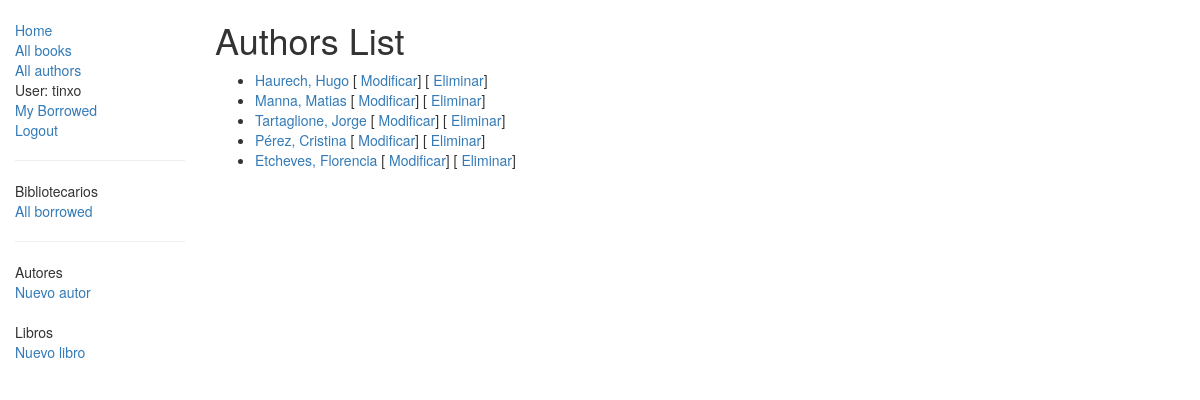
Page /catalog/authors/ (signed in) on the earlier database version.
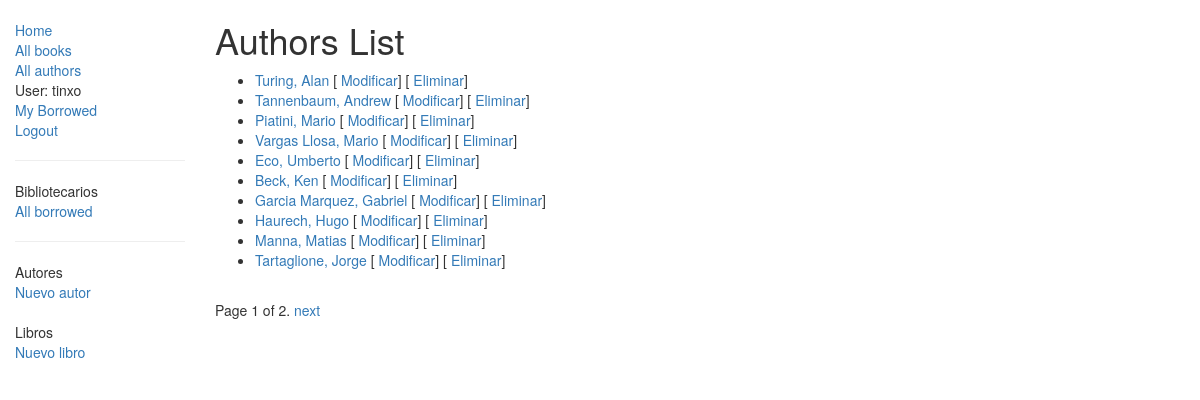
Same page on the later database version.
### catalog/models.py (models this page shows)
class Author(models.Model):
    first_name = models.CharField(max_length=100)
    last_name = models.CharField(max_length=100)
    date_of_birth = models.DateField(null=True, blank=True)
    date_of_death = models.DateField('died', null=True, blank=True)
    def get_absolute_url(self):
        return reverse('author-detail', args=[str(self.id)])
    def __str__(self):
        return '{0}, {1}'.format(self.last_name, self.first_name)
    class Meta:
        ordering = ['-id']
        permissions = (
            ("can_add_mod_del_authors", "Add, modify or delete authors"),
        )

### catalog/views.py (the view)
class AuthorListView(LoginRequiredMixin, generic.ListView):
    model = Author
    template_name = 'author_list.html'
    paginate_by = 10
    def get_queryset(self):
        return Author.objects.all()
    def get_context_data(self, **kwargs):
        context = super(AuthorListView, self).get_context_data(**kwargs)
        return context

### catalog/templates/catalog/author_list.html
{% extends "base_generic.html" %}
{% block content %}
    <h1>Authors List</h1>
    {% if author_list %}
    <ul>
      {% for author in author_list %}
      <li>
        <a href="{{ author.get_absolute_url }}"> {{ author }}</a>
        {% if perms.catalog.can_add_mod_del_authors %}
          [<a href="{% url 'author_update' author.pk %}"> Modificar</a>]
          [<a href="{% url 'author_delete' author.pk %}"> Eliminar</a>]
        {% endif %}
      </li>
      {% endfor %}
    </ul>
    {% else %}
      <p>There are no authors registered in the library.</p>
    {% endif %}
{% endblock %}

### catalog/templates/base_generic.html (shortened to what this page needs)
<!DOCTYPE html>
<html lang="en">
<head>
    <link rel="stylesheet" href="https://maxcdn.bootstrapcdn.com/bootstrap/3.3.7/css/bootstrap.min.css">
    {% load static %}
    <link rel="stylesheet" href="{% static 'css/styles.css' %}">
</head>
<body>
    <div class="container-fluid">
        <div class="row">
            <div class="col-sm-2">
                {% block sidebar %}
                <ul class="sidebar-nav">
                    <li><a href="{% url 'index' %}">Home</a></li>
                    <li><a href="{% url 'books' %}">All books</a></li>
                    <li><a href="{% url 'authors' %}">All authors</a></li>
                    {% if user.is_authenticated %}
                    <li>User: {{ user.get_username }}</li>
                    <li><a href="{% url 'my-borrowed' %}">My Borrowed</a></li>
                    <li><a href="{% url 'logout'%}?next={{request.path}}">Logout</a></li>
                    {% else %}
                    <li><a href="{% url 'login'%}?next={{request.path}}">Login</a></li>
                    {% endif %}
                    {% if user.is_authenticated and perms.catalog.can_mark_returned %}
                        <hr />
                        <ul class="sidebar-nav">
                        <li>Bibliotecarios</li>
                        <li><a href="{% url 'all-borrowed' %}">All borrowed</a></li>
                        </ul>
                    {% endif %}
                    {% if user.is_authenticated and perms.catalog.can_add_mod_del_authors and perms.catalog.can_add_mod_del_books %}
                        <hr />
                        <ul class="sidebar-nav">
                        <li>Autores</li>
                        <li><a href="{% url 'author_create' %}">Nuevo autor</a></li>
                        <br>
                        <li>Libros</li>
                        <li><a href="{% url 'book_create' %}">Nuevo libro</a></li>
                        </ul>
                    {% endif %}
                </ul>
                {% endblock %}
            </div>
            <div class="col-sm-10 ">
                {% block content %}{% endblock %}
                {% block pagination %}
                {% if is_paginated %}
                <div class="pagination">
                    <span class="page-links">
                        <span class="page-current">
                            Page {{ page_obj.number }} of {{ page_obj.paginator.num_pages }}.
                        </span>
                        {% if page_obj.has_next %}
                        <a href="{{ request.path }}?page={{ page_obj.next_page_number }}">next</a>
                        {% endif %}
                    </span>
                </div>
                {% endif %}
                {% endblock %}
            </div>
        </div>
    </div>
</body>
</html>

Differences in the rows shown:
no longer on this page (row unchanged): Author: last_name+first_name "Pérez, Cristina"
no longer on this page (row unchanged): Author: last_name+first_name "Etcheves, Florencia"
added Author: last_name+first_name "Turing, Alan"
added Author: last_name+first_name "Tannenbaum, Andrew"
added Author: last_name+first_name "Piatini, Mario"
added Author: last_name+first_name "Vargas Llosa, Mario"
added Author: last_name+first_name "Eco, Umberto"
added Author: last_name+first_name "Beck, Ken"
added Author: last_name+first_name "Garcia Marquez, Gabriel"
Other differences:
{{ page_obj.number }}: (not shown) → "1"
{{ page_obj.paginator.num_pages }}: (not shown) → "2"
text now shown: "Page of . next"
